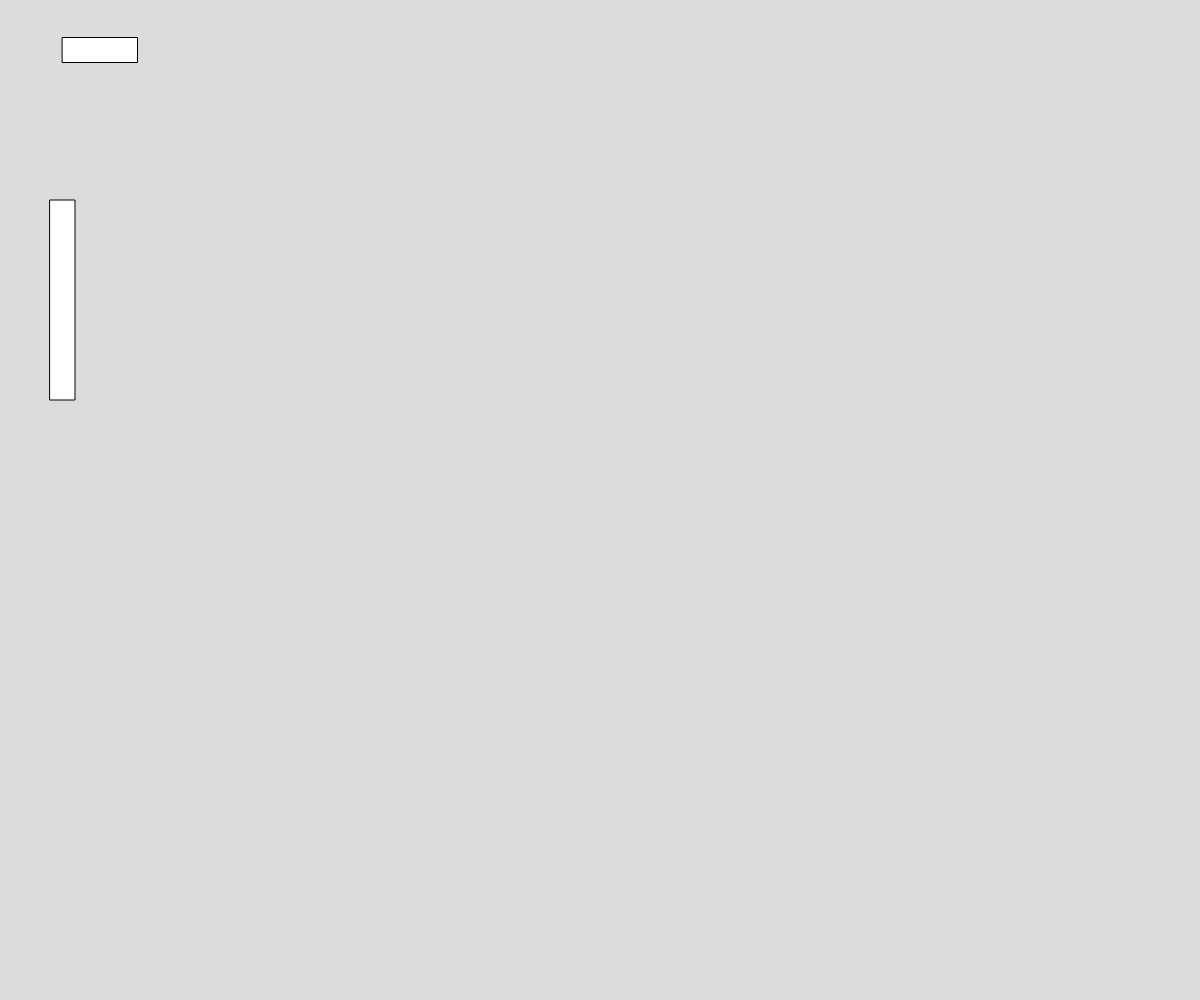
Frame 1 (no input)
Frame 60 (no input): identical to frame 1, image omitted
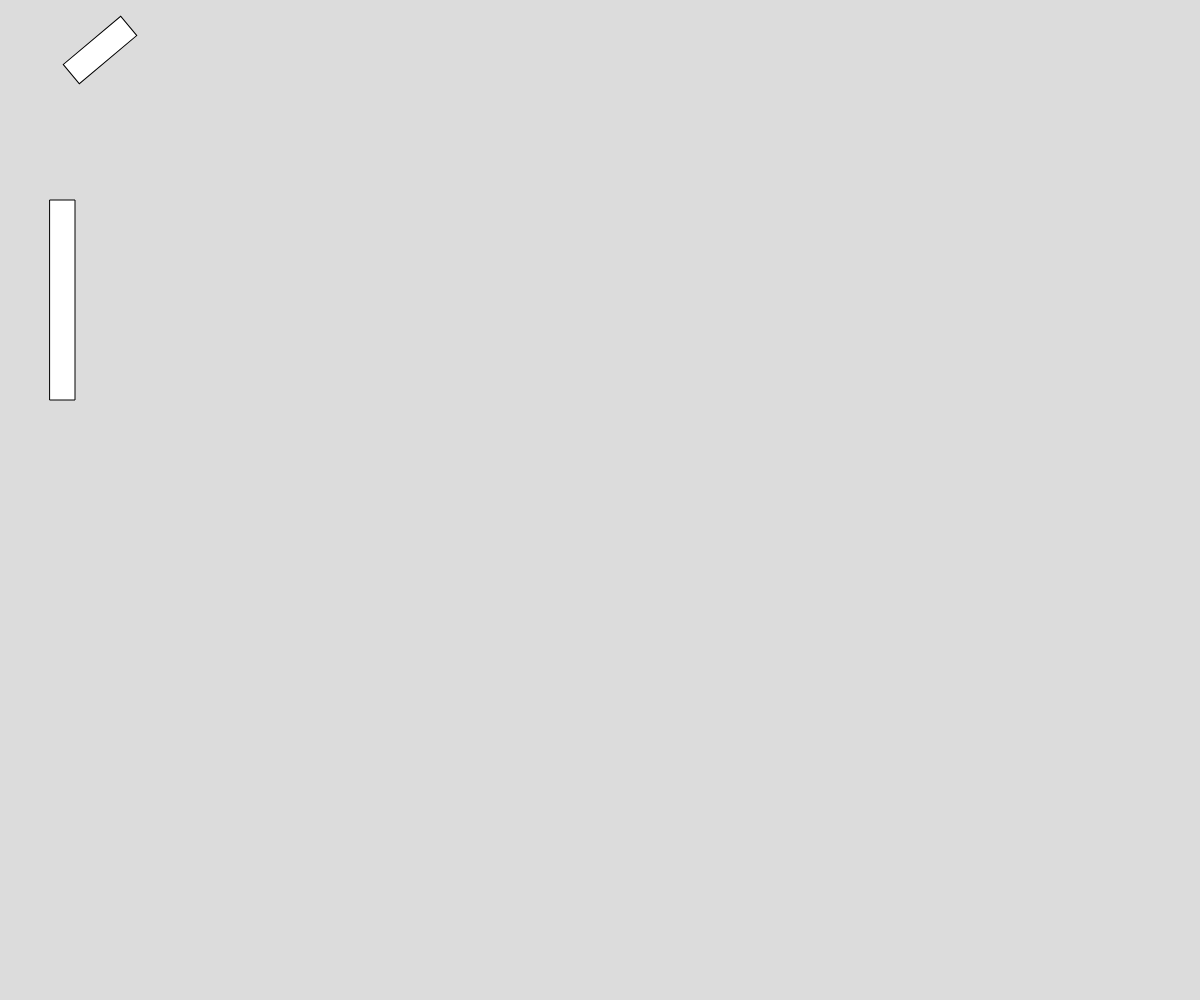
Frame 120 (the mouse pressed at the canvas centre since frame 60)

The p5.js sketch that drew these frames (run headless with seeded random() and noise() and a simulated clock; from frame 60 on, the mouse is pressed at the canvas centre):

// p5.js sketch
// ── sketch.js
// Translation / Rotation demo, explains "point of origin" in rotation


function setup() {
  createCanvas(windowWidth, windowHeight);
  angleMode(DEGREES);
}

function draw() {
  background(220);
  push(); //saves the transformation matrix
  translate(100,50); // moves point of origin
  rotate(mouseY); // rotates with point of origin as... origin
  rectMode(CENTER);
  rect(0,0,75,25);
  pop(); //reset to last saved matrix

  rect(50,200,25,200);
}
